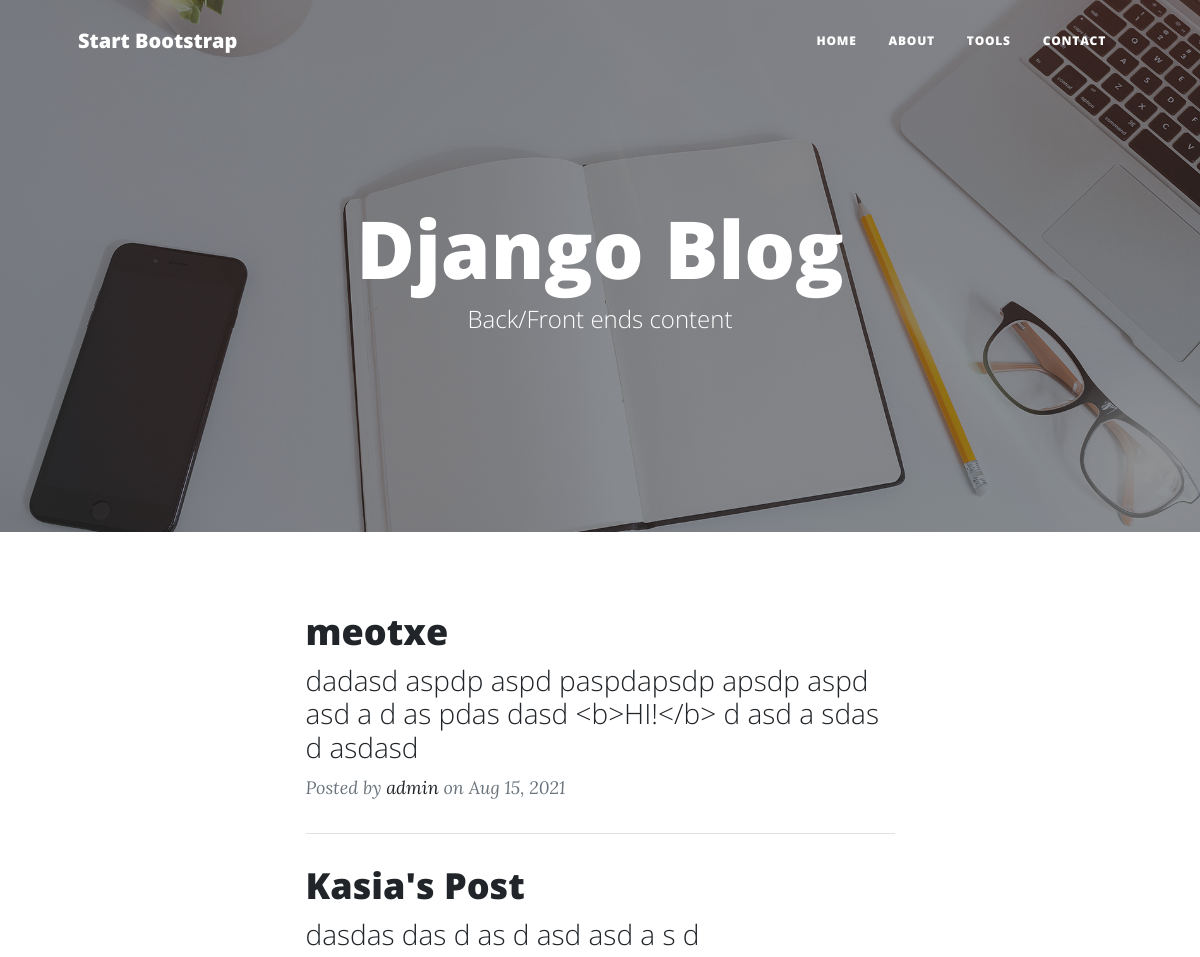
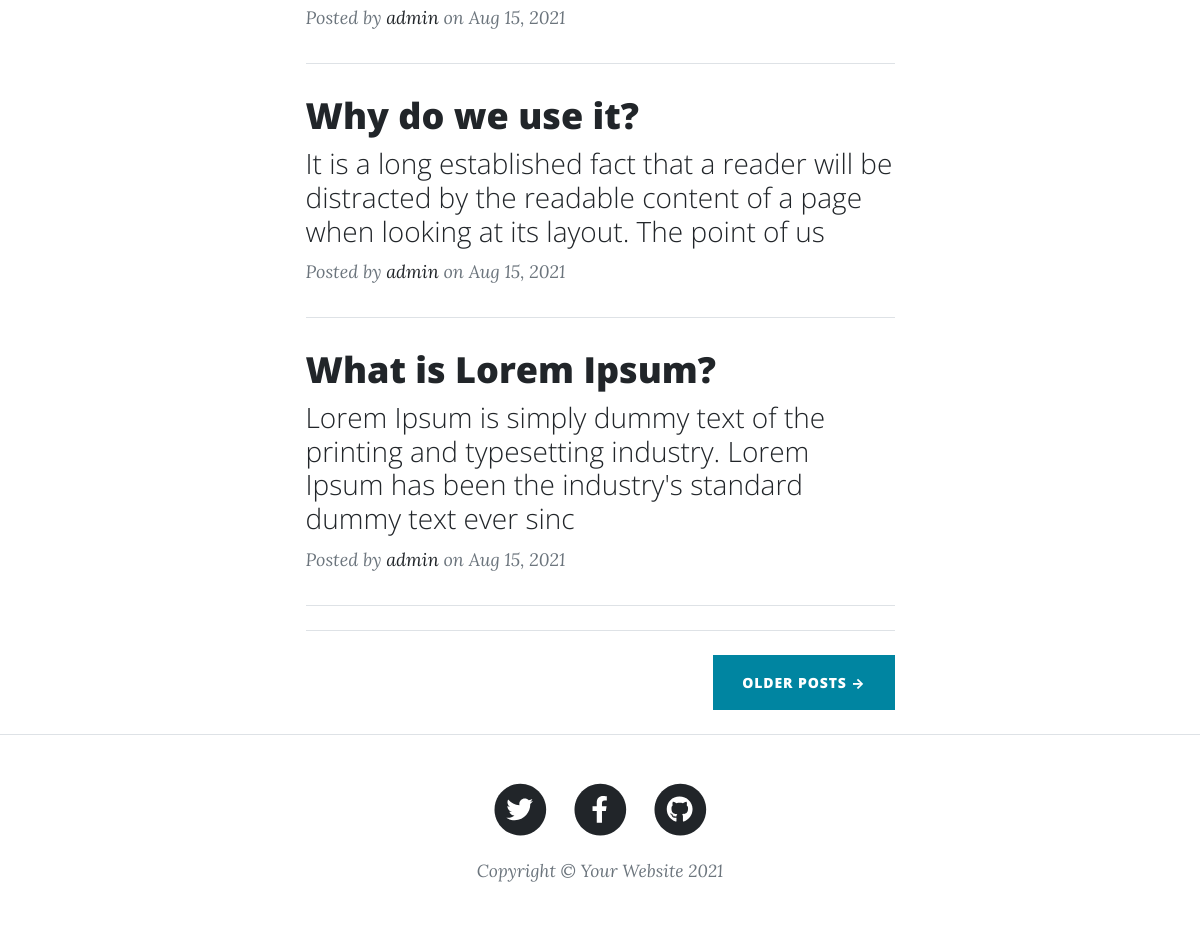
Screenshot of /blog/ with the database file from the repository (2 pictures, top to bottom).
### blog/models.py (models this page shows, shortened)
class BlogHeader(models.Model):
    blog_title = models.CharField(verbose_name='BLOG TITLE', max_length=100)
    blog_slug = models.CharField(verbose_name='BLOG SLUG', max_length=200)

class BlogPost(models.Model):
    title = models.CharField(verbose_name='POST TITLE', max_length=100)
    post = models.TextField(verbose_name='POST TEXT')
    created_on = models.DateTimeField(auto_now_add=True)
    updated = models.DateTimeField(auto_now=True)
    author = models.ForeignKey(settings.AUTH_USER_MODEL, on_delete=models.CASCADE, related_name='posts')

### blog/views.py (the view)
# urls.py: path('', views.blog_home, name='blog_home'),
def blog_home(request):
    headers = BlogHeader.objects.all()
    posts = BlogPost.objects.all().order_by('-created_on')
    return render(request, 'blog_home.html', {'headers': headers, 'posts': posts})

### blog/templates/blog_home.html
{% extends 'blog_base.html' %}
{% block blog_content %}
    <body>
        <header class="masthead" style="background-image: url('assets/img/home-bg.jpg')">
            <div class="container position-relative px-4 px-lg-5">
                <div class="row gx-4 gx-lg-5 justify-content-center">
                    <div class="col-md-10 col-lg-8 col-xl-7">
                        <div class="site-heading">
                            {% for header in headers %}
                            <h1>{{ header.blog_title }}</h1>
                            <span class="subheading">{{ header.blog_slug }}</span>
                            {% endfor %}
                        </div>
                    </div>
                </div>
            </div>
        </header>
        <div class="container px-4 px-lg-5">
            <div class="row gx-4 gx-lg-5 justify-content-center">
                <div class="col-md-10 col-lg-8 col-xl-7">
                    {% for post in posts %}
                    <div class="post-preview">
                        <a href="post.html">
                            <h2 class="post-title">{{ post.title }}</h2>
                            <h3 class="post-subtitle">{{ post.post|slice:":140" }}</h3>
                        </a>
                        <p class="post-meta">
                            Posted by
                            <a href="#!">{{ post.author }}</a>
                            on {{ post.created_on|date:"M j, Y" }}
                        </p>
                    </div>
                    <hr class="my-4" />
                    {% endfor %}
                    <hr class="my-4" />
                    <div class="d-flex justify-content-end mb-4"><a class="btn btn-primary text-uppercase" href="#!">Older Posts →</a></div>
                </div>
            </div>
        </div>
{% endblock blog_content %}

### blog/templates/blog_base.html (shortened to what this page needs)
{% load static %}
<!DOCTYPE html>
<html lang="en">
    <head>
        <link href="{% static 'css/styles.css' %}" rel="stylesheet" />
    </head>
{% include 'navbar.html' %}
{% block blog_content %} {% endblock %}
{% include 'footer.html' %}

### blog/templates/navbar.html (shortened to what this page needs)
<nav class="navbar navbar-expand-lg navbar-light" id="mainNav">
    <div class="container px-4 px-lg-5">
        <a class="navbar-brand" href="{% url 'blog_home' %}">Start Bootstrap</a>
        <div class="collapse navbar-collapse" id="navbarResponsive">
            <ul class="navbar-nav ms-auto py-4 py-lg-0">
                <li class="nav-item"><a class="nav-link px-lg-3 py-3 py-lg-4" href="{% url 'blog_home' %}">Home</a></li>
                <li class="nav-item"><a class="nav-link px-lg-3 py-3 py-lg-4" href="about.html">About</a></li>
                <li class="nav-item"><a class="nav-link px-lg-3 py-3 py-lg-4" href="#">Tools</a></li>
                <li class="nav-item"><a class="nav-link px-lg-3 py-3 py-lg-4" href="contact.html">Contact</a></li>
            </ul>
        </div>
    </div>
</nav>

### blog/templates/footer.html (shortened to what this page needs)
{% load static %}
<footer class="border-top">
    <div class="container px-4 px-lg-5">
        <div class="row gx-4 gx-lg-5 justify-content-center">
            <div class="col-md-10 col-lg-8 col-xl-7">
                <ul class="list-inline text-center">
                    <li class="list-inline-item">
                        <a href="#!">
                            <span class="fa-stack fa-lg">
                                <i class="fas fa-circle fa-stack-2x"></i>
                                <i class="fab fa-twitter fa-stack-1x fa-inverse"></i>
                            </span>
                        </a>
                    </li>
                    <li class="list-inline-item">
                        <a href="#!">
                            <span class="fa-stack fa-lg">
                                <i class="fas fa-circle fa-stack-2x"></i>
                                <i class="fab fa-facebook-f fa-stack-1x fa-inverse"></i>
                            </span>
                        </a>
                    </li>
                    <li class="list-inline-item">
                        <a href="#!">
                            <span class="fa-stack fa-lg">
                                <i class="fas fa-circle fa-stack-2x"></i>
                                <i class="fab fa-github fa-stack-1x fa-inverse"></i>
                            </span>
                        </a>
                    </li>
                </ul>
                <div class="small text-center text-muted fst-italic">Copyright &copy; Your Website 2021</div>
            </div>
        </div>
    </div>
</footer>
</body>
</html>

### rows the page displays
BlogHeader: blog_title "Django Blog", blog_slug "Back/Front ends content"
BlogPost: title "meotxe", post "dadasd aspdp aspd paspdapsdp apsdp aspd asd a d as pdas dasd <b>HI!</b> d asd a sdas d asdasd", author "admin", created_on "Aug 15, 2021"
BlogPost: title "Kasia's Post", post "dasdas das d as d asd asd a s d", author "admin", created_on "Aug 15, 2021"
BlogPost: title "Why do we use it?", post "It is a long established fact that a reader will be distracted by the readable content of a page when looking at its layout. The point of us", author "admin", created_on "Aug 15, 2021"
BlogPost: title "What is Lorem Ipsum?", post "Lorem Ipsum is simply dummy text of the printing and typesetting industry. Lorem Ipsum has been the industry's standard dummy text ever sinc", author "admin", created_on "Aug 15, 2021"
